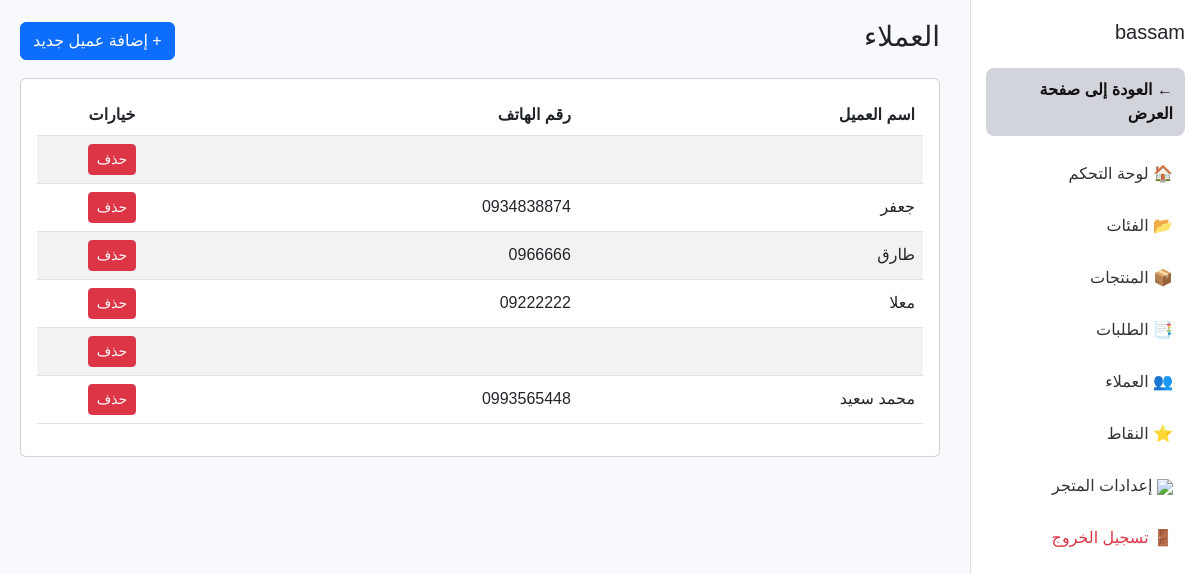
Screenshot of /dashboard/Alaman/customers/ (signed in) with the database file from the repository.
### stores/models.py (models this page shows, shortened)
class Store(models.Model):
    owner = models.ForeignKey(User, on_delete=models.CASCADE, related_name="stores")
    name = models.CharField(max_length=200)
    slug = models.SlugField(unique=True)
    logo = models.ImageField(upload_to="store_logos/", blank=True, null=True)
    mobile = models.CharField(max_length=20)
    theme = models.IntegerField(default=1, choices=[(i, f"Theme {i}") for i in range(1, 6)])
    description = models.TextField(blank=True)
    description2 = models.TextField(blank=True)
    description3 = models.TextField(blank=True)
    description4 = models.TextField(blank=True)
    description5 = models.TextField(blank=True)
    is_active = models.BooleanField(default=True)
    allow_full_payment = models.BooleanField(default=True)   # تحويل كامل
    allow_partial_payment = models.BooleanField(default=False)  # دفعة مسبقة + باقي عند التسليم
    allow_cash_on_delivery = models.BooleanField(default=False)  # الدفع عند الاستلام
    payment_required_percentage = models.PositiveIntegerField(default=0)

### accounts/models.py (models this page shows, shortened)
class Customer(models.Model):
    store = models.ForeignKey(Store, on_delete=models.CASCADE)
    name = models.CharField(max_length=150)
    phone = models.CharField(max_length=20)
    address = models.TextField(blank=True, null=True)
    note = models.TextField(blank=True, null=True)
    created_at = models.DateTimeField(auto_now_add=True)

### dashboard/views.py (the view)
# urls.py: path("<slug:store_slug>/customers/", views.customers_list, name="customers_list"),
@login_required
def customers_list(request, store_slug):
    store = get_object_or_404(Store, slug=store_slug, owner=request.user)
    customers = Customer.objects.filter(store=store)
    return render(request, "dashboard/customers_list.html", {
        "store": store,
        "customers": customers,
    })

### stores/context_processors.py (called while the page is built)
def current_store(request):
    store = None
    slug = request.resolver_match.kwargs.get("store_slug") or \
           request.resolver_match.kwargs.get("slug")
    if slug:
        try:
            store = Store.objects.get(slug=slug)
        except Store.DoesNotExist:
            store = None
    return {
        "current_store": store
    }

### dashboard/templates/dashboard/customers_list.html (shortened to what this page needs)
{% load static %}
<!DOCTYPE html>
<html lang="ar" dir="rtl">
<head>
    <link href="https://cdn.jsdelivr.net/npm/bootstrap@5.3.0/dist/css/bootstrap.rtl.min.css" rel="stylesheet">
</head>
<body>
{% include "dashboard/sidebar.html" %}
<div class="content">
    <div class="d-flex justify-content-between align-items-center mb-3">
        <h3>العملاء</h3>
        <a href="{% url 'dashboard:customer_create' store.slug %}" class="btn btn-primary">
            + إضافة عميل جديد
        </a>
    </div>
    <div class="card p-3">
        <table class="table table-striped align-middle">
            <thead>
                <tr>
                    <th>اسم العميل</th>
                    <th>رقم الهاتف</th>
                    <th width="150" class="text-center">خيارات</th>
                </tr>
            </thead>
            <tbody>
                {% for customer in customers %}
                <tr>
                    <td>{{ customer.name }}</td>
                    <td>{{ customer.phone }}</td>
                    <td class="text-center">
                        <form method="post"
                              action="{% url 'dashboard:delete_customer' store.slug customer.id %}"
                              style="display:inline;">
                            <button type="submit"
                                    class="btn btn-sm btn-danger"
                                    onclick="return confirm('هل أنت متأكد من حذف العميل؟');">
                                حذف
                            </button>
                        </form>
                    </td>
                </tr>
                {% empty %}
                <tr>
                    <td colspan="3" class="text-center text-muted">لا يوجد عملاء بعد</td>
                </tr>
                {% endfor %}
            </tbody>
        </table>
    </div>
</div>
</body>
</html>

### dashboard/templates/dashboard/sidebar.html (shortened to what this page needs)
{% load static %}
<div class="sidebar" id="sidebar">
    <h5 class="mb-4">{{ store.name }}</h5>
    <div class="mb-3">
        <a href="/store/{{ store.slug }}/" class="back-to-store-btn">
            ← العودة إلى صفحة العرض
        </a>
    </div>
    <a href="{% url 'dashboard:home' store.slug %}">🏠 لوحة التحكم</a>
    <a href="{% url 'dashboard:categories_list' store.slug %}">📂 الفئات</a>
    <a href="{% url 'dashboard:products_list' store.slug %}">📦 المنتجات</a>
    <a href="{% url 'dashboard:orders_list' store.slug %}"
       class="position-relative">
       📑 الطلبات
    </a>
    <a href="{% url 'dashboard:customers_list' store.slug %}">👥 العملاء</a>
    <a href="{% url 'dashboard:points_page' store.slug %}">⭐ النقاط</a>
    <a href="{% url 'dashboard:store_settings' store.slug %}">
        <img src="{% static 'images/settings.png' %}" class="ico">
        <span>إعدادات المتجر</span>
    </a>
    <a href="{% url 'core:index' %}" class="text-danger">🚪 تسجيل الخروج</a>
</div>

### dashboard/templates/dashboard/customers_list.html (style rules this page uses)
body { background:#f7f9fc; font-family:"Cairo",sans-serif; }
.sidebar { width: 230px; background:#fff; height:100vh; position:fixed; top:0; right:0; padding:20px 15px; border-left:1px solid #e0e0e0; }
.sidebar a { display:block; padding:10px 12px; margin-bottom:8px; color:#333; border-radius:8px; text-decoration:none; }
.content { margin-right:240px; padding:20px; }
.back-to-store-btn { background: #d1d5db; color: #111 !important; padding: 10px 18px; border-radius: 10px; border: none; font-weight: 600; display: inline-flex; align-items: center; gap: 6px; }

### rows the page displays
Store: name "bassam"
Customer: name "جعفر", phone "0934838874"
Customer: name "طارق", phone "0966666"
Customer: name "معلا", phone "09222222"
Customer: name "محمد سعيد", phone "0993565448"
